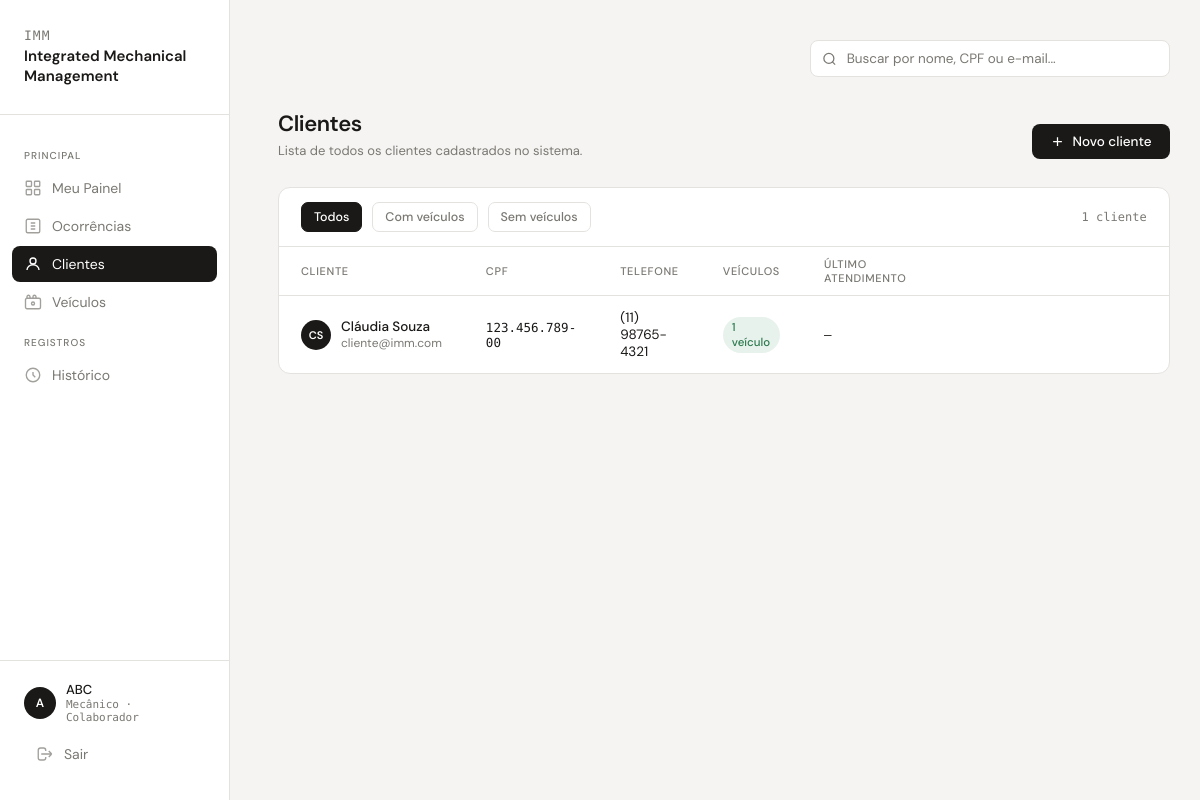
The app's page /colaborador/visualizar_clientes.php (signed in) with its own data.
### tables this page shows
CREATE TABLE `cliente` (
  `id` char(36) NOT NULL DEFAULT uuid(),
  `nome` varchar(100) NOT NULL,
  `cpf` varchar(11) NOT NULL,
  `email` varchar(100) NOT NULL,
  `senha` varchar(100) NOT NULL,
  `telefone` varchar(15) DEFAULT NULL,
  `endereco` varchar(200) NOT NULL
);

### includes/app.php (called while the page is built, shortened)
<?php
require __DIR__ . '/db.php';
require __DIR__ . '/layout.php';
function db_exec(string $sql, array $params = []): mysqli_stmt {
    global $conn;
    $stmt = $conn->prepare($sql);
    $stmt->execute();
    return $stmt;
}
function db_all(string $sql, array $params = []): array {
    return db_exec($sql, $params)->get_result()->fetch_all(MYSQLI_ASSOC);
}
function e($s): string { return htmlspecialchars((string)$s, ENT_QUOTES, 'UTF-8'); }
function so_digitos($s): string { return preg_replace('/\D/', '', (string)$s); }
function initials(string $nome): string {
    $parts = preg_split('/\s+/', trim($nome));
    $i = mb_strtoupper(mb_substr($parts[0] ?? '', 0, 1));
    if (count($parts) > 1) $i .= mb_strtoupper(mb_substr(end($parts), 0, 1));
    return $i;
}
function fmt_cpf($cpf): string {
    return preg_replace('/(\d{3})(\d{3})(\d{3})(\d{2})/', '$1.$2.$3-$4', (string)$cpf);
}
function fmt_tel($tel): string {
    $t = so_digitos($tel);
    if (strlen($t) === 11) return preg_replace('/(\d{2})(\d{5})(\d{4})/', '($1) $2-$3', $t);
    return $t !== '' ? $t : '—';
}
function fmt_data($d): string { return $d ? date('d/m/Y', strtotime($d)) : '—'; }
function plural(int $n, string $sing, string $plur): string { return $n . ' ' . ($n === 1 ? $sing : $plur); }

### colaborador/visualizar_clientes.php (the view, shortened to what this page needs)
<?php
require __DIR__ . '/../includes/app.php';
$clientes = db_all("SELECT c.id, c.nome, c.cpf, c.email, c.telefone, c.endereco,
                           (SELECT COUNT(*) FROM veiculo v WHERE v.idCliente = c.id) AS veiculos,
                           (SELECT COUNT(*) FROM protocolo p JOIN veiculo v ON v.id = p.idVeiculo
                            WHERE v.idCliente = c.id AND p.status IN ('ABERTO','EM_ATENDIMENTO')) AS ativos,
                           (SELECT MAX(p.dataFinalizacao) FROM protocolo p JOIN veiculo v ON v.id = p.idVeiculo
                            WHERE v.idCliente = c.id AND p.status = 'FINALIZADO') AS ultimo
                    FROM cliente c ORDER BY c.nome");
$busca = trim($_GET['q'] ?? '');
?>
<!DOCTYPE html>
<html lang="pt-BR">
<head>
</head>
<body>
<main>
  <div class="topbar">
    <div class="search-wrap">
      <input class="search-input" type="text" value="<?= e($busca) ?>" placeholder="Buscar por nome, CPF ou e-mail..." oninput="filterTable(this.value)"/>
    </div>
  </div>
  <div class="page-header">
    <div>
      <div class="page-title">Clientes</div>
      <div class="page-sub">Lista de todos os clientes cadastrados no sistema.</div>
    </div>
    <button class="btn-primary" onclick="openModal()">
      <svg width="15" height="15" viewBox="0 0 24 24" fill="none" stroke="currentColor" stroke-width="2"><path d="M12 5v14M5 12h14"/></svg>
      Novo cliente
    </button>
  </div>
  <div class="table-card">
    <div class="table-toolbar">
      <button class="filter-btn active" onclick="setFilter('all',this)">Todos</button>
      <button class="filter-btn" onclick="setFilter('ativo',this)">Com veículos</button>
      <button class="filter-btn" onclick="setFilter('sem',this)">Sem veículos</button>
      <span class="table-count" id="count"><?= plural(count($clientes), 'cliente', 'clientes') ?></span>
    </div>
    <table id="clients-table">
      <thead>
        <tr>
          <th>Cliente</th>
          <th>CPF</th>
          <th>Telefone</th>
          <th>Veículos</th>
          <th>Último atendimento</th>
          <th></th>
        </tr>
      </thead>
      <tbody id="table-body">
        <?php foreach ($clientes as $c):
          $nv = (int)$c['veiculos'];
          $badgeCls = $nv === 0 ? 'done' : ((int)$c['ativos'] > 0 ? 'prog' : 'open');
        ?>
        <tr data-filter="<?= $nv ? 'ativo' : 'sem' ?>">
          <td><div class="client-chip"><div class="c-avatar"><?= e(initials($c['nome'])) ?></div><div><div class="c-name"><?= e($c['nome']) ?></div><div class="c-email"><?= e($c['email']) ?></div></div></div></td>
          <td class="td-mono"><?= e(fmt_cpf($c['cpf'])) ?></td>
          <td><?= e(fmt_tel($c['telefone'])) ?></td>
          <td><span class="badge <?= $badgeCls ?>"><?= $nv ? plural($nv, 'veículo', 'veículos') : 'Nenhum' ?></span></td>
          <td class="td-mono"><?= fmt_data($c['ultimo']) ?></td>
          <td></td>
        </tr>
        <?php endforeach; ?>
      </tbody>
    </table>
  </div>
</main>
</body>
</html>

### colaborador/visualizar_clientes.php (style rules this page uses)
*, *::before, *::after { box-sizing: border-box; margin: 0; padding: 0; }
:root { --bg: #F5F4F2; --surface: #FFFFFF; --border: #E4E2DE; --text: #1A1917; --muted: #7A7872; --sidebar-w: 230px; --tag-open: #E8F2EC; --tag-open-t: #2D7A4F; --tag-prog: #FEF4E4; --tag-prog-t: #A05A00; --tag-done: #EDECEA; --tag-done-t: #5A5750; }
body { font-family: 'DM Sans', sans-serif; background: var(--bg); color: var(--text); display: flex; min-height: 100vh; }
main { margin-left: var(--sidebar-w); flex: 1; padding: 40px 48px; }
.topbar { display: flex; align-items: center; justify-content: flex-end; gap: 12px; margin-bottom: 32px; }
.search-wrap { position: relative; flex: 1; max-width: 360px; }
.search-input { width: 100%; border: 1px solid var(--border); border-radius: 8px; padding: 9px 12px 9px 36px; font-size: 13.5px; font-family: inherit; background: var(--surface); color: var(--text); outline: none; transition: border-color 0.15s; }
.search-input::placeholder { color: var(--muted); }
.page-header { display: flex; align-items: flex-end; justify-content: space-between; margin-bottom: 28px; }
.page-title { font-size: 22px; font-weight: 600; letter-spacing: -0.02em; }
.page-sub { font-size: 13px; color: var(--muted); margin-top: 4px; }
.table-card { background: var(--surface); border: 1px solid var(--border); border-radius: 12px; overflow: hidden; }
.table-toolbar { padding: 14px 22px; border-bottom: 1px solid var(--border); display: flex; align-items: center; gap: 10px; }
.filter-btn { padding: 6px 12px; border: 1px solid var(--border); border-radius: 7px; background: transparent; font-family: inherit; font-size: 12.5px; font-weight: 500; color: var(--muted); cursor: pointer; transition: all 0.15s; }
.filter-btn.active, .filter-btn:hover { background: var(--text); color: #fff; border-color: var(--text); }
.table-count { margin-left: auto; font-size: 12px; color: var(--muted); font-family: 'DM Mono', monospace; }
table { width: 100%; border-collapse: collapse; }
thead th { text-align: left; font-size: 11px; font-weight: 500; color: var(--muted); letter-spacing: 0.06em; text-transform: uppercase; padding: 10px 22px; border-bottom: 1px solid var(--border); }
tbody tr { transition: background 0.1s; cursor: pointer; }
tbody td { padding: 13px 22px; font-size: 13.5px; border-bottom: 1px solid var(--border); vertical-align: middle; }
tbody tr:last-child td { border-bottom: none; }
.client-chip { display: flex; align-items: center; gap: 10px; }
.c-avatar { width: 30px; height: 30px; border-radius: 50%; background: var(--text); color: #fff; font-size: 11px; font-weight: 600; display: flex; align-items: center; justify-content: center; flex-shrink: 0; }
.c-name { font-size: 13.5px; font-weight: 500; }
.c-email { font-size: 12px; color: var(--muted); }
.badge { display: inline-flex; align-items: center; font-size: 11.5px; font-weight: 500; padding: 3px 9px; border-radius: 20px; }
.badge.open { background: var(--tag-open); color: var(--tag-open-t); }
.td-mono { font-family: 'DM Mono', monospace; font-size: 12.5px; }
.btn-primary { display: inline-flex; align-items: center; gap: 8px; padding: 9px 18px; background: var(--text); color: #fff; border: none; border-radius: 8px; font-family: inherit; font-size: 13.5px; font-weight: 500; cursor: pointer; }

### records on screen
cliente: nome "CS", nome "Cláudia Souza", email "cliente@imm.com", cpf "123.456.789-00", telefone "(11) 98765-4321", nv "1 veículo", ultimo "—"

### other values on screen
$secao "PRINCIPAL"
$rotulo "Meu Painel"
$rotulo "Ocorrências"
$rotulo "Clientes"
$rotulo "Veículos"
$secao "REGISTROS"
$rotulo "Histórico"
initials($u['nome']) "A"
$u['nome'] "ABC"
rotulo_perfil($u) "Mecânico · Colaborador"
plural(count($clientes), 'cliente', 'clientes') "1 cliente"
